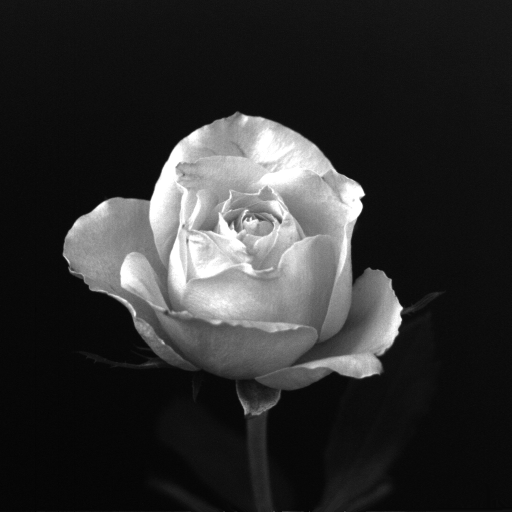
#> input picture rose_1024.tif, 1024 x 1024 px, found by its file name (shown at 1/2 size)
$ jupyter execute tp02.ipynb
#> lines starting #> are read from the running program, lines starting #| are printed output that depends on the picture
[cell 1]
import cv2
from google.colab.patches import cv2_imshow
import numpy as np
import matplotlib.pyplot as plt

[cell 2]
image = cv2.imread('/content/rose_1024.tif')
#> image is the input picture: shape (1024, 1024, 3); min 0, max 255, mean 46.8

if image is not None:
    print("Dimensions de l'image (hauteur, largeur, canaux) :", image.shape)
#| Dimensions de l'image (hauteur, largeur, canaux) : (1024, 1024, 3)
else:
    print("L'image n'a pas pu être chargée. Vérifiez le nom ou le chemin du fichier.")

[cell 3]
image

[cell 4]
image_negative = 255 - image
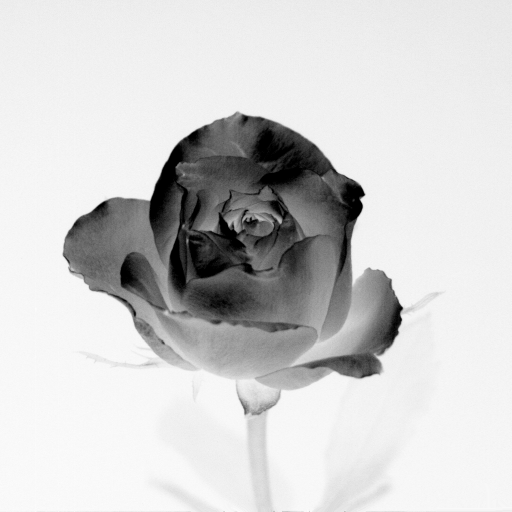
#> image_negative: shape (1024, 1024, 3) (shown at 1/2 size); min 0, max 255, mean 208.2

[cell 5]
plt.subplot(1, 2, 1)
plt.imshow(image, cmap='gray')
plt.title("Image originale")

plt.subplot(1, 2, 2)
plt.imshow(image_negative, cmap='gray')
plt.title("Image inversée (négatif)")

plt.show()
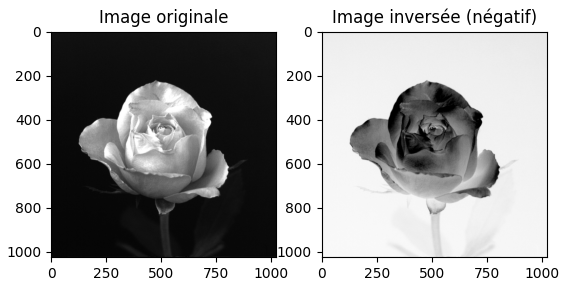
#> figure drawn by matplotlib, 2 panels

[cell 6]
image_to_add = cv2.imread('/content/toAdd.bmp', cv2.IMREAD_GRAYSCALE)
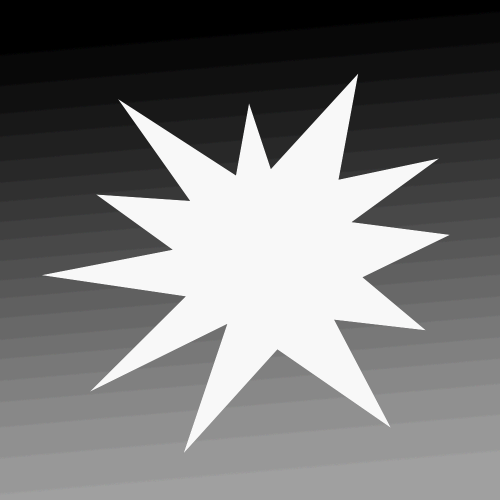
#> input picture toAdd.bmp, 1000 x 1000 px, found by its file name (shown at 1/2 size)
#> image_to_add: shape (1000, 1000); min 0, max 248, mean 117.4
if image_to_add is None:
    print("Error: 'toADD.bmp' could not be found or loaded.")

[cell 7]
image_to_add_color = cv2.cvtColor(image_to_add, cv2.COLOR_GRAY2BGR)

if image.shape != image_to_add_color.shape:
    image_to_add_color = cv2.resize(image_to_add_color, (image.shape[1], image.shape[0]))
#> image_to_add_color: shape (1024, 1024, 3)

image_sum_manual = np.clip(image + image_to_add_color, 0, 255).astype(np.uint8)
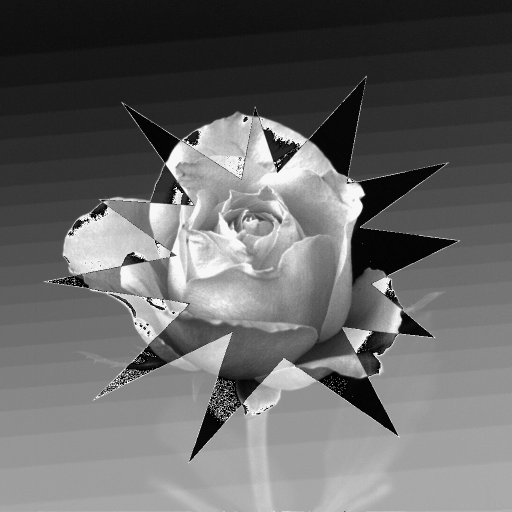
#> image_sum_manual: shape (1024, 1024, 3) (shown at 1/2 size); min 0, max 255, mean 103.7

image_sum_cv2 = cv2.add(image, image_to_add_color)
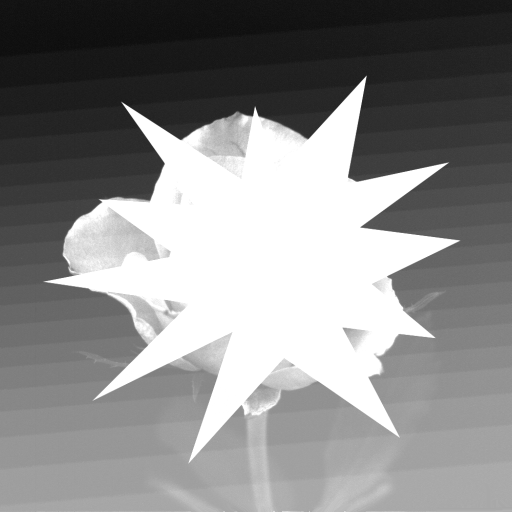
#> image_sum_cv2: shape (1024, 1024, 3) (shown at 1/2 size); min 8, max 255, mean 137.1

cv2_imshow(image_sum_cv2)

[cell 8]
plt.subplot(1, 2, 1)
plt.imshow(image_sum_manual, cmap='gray')
plt.title("Addition (Méthode Manuelle)")

plt.subplot(1, 2, 2)
plt.imshow(image_sum_cv2, cmap='gray')
plt.title("Addition (cv2.add)")

plt.show()

[cell 9]
center = (image.shape[1] // 2, image.shape[0] // 2)
#> center = (512, 512)
angle = 45
scale = 1.0

M = cv2.getRotationMatrix2D(center, angle, scale)

rotated_image = cv2.warpAffine(image, M, (image.shape[1], image.shape[0]))
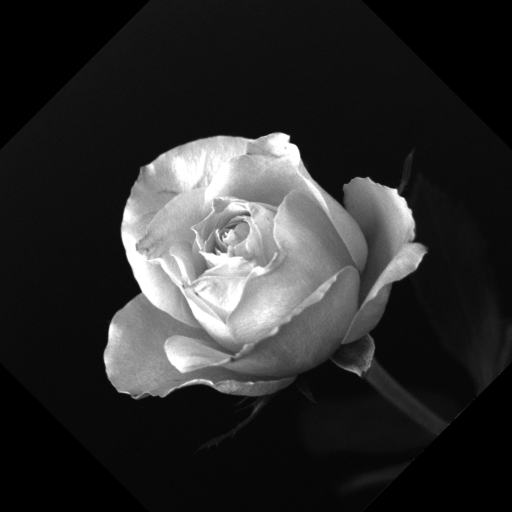
#> rotated_image: shape (1024, 1024, 3) (shown at 1/2 size); min 0, max 255, mean 44.6

cv2_imshow(rotated_image)

# **ROTATION WITHOUT USING OPENCV**

[cell 10]
image = cv2.imread('/content/rose_1024.tif')

height, width = image.shape[:2]
#> height = 1024; width = 1024

center = (width // 2, height // 2)

angle = 45
scale = 1.9
rotation_matrix = cv2.getRotationMatrix2D(center, angle, scale)

cos_val = abs(rotation_matrix[0, 0])
#> cos_val = 1.34
sin_val = abs(rotation_matrix[0, 1])
#> sin_val = 1.34
new_width = int((height * sin_val) + (width * cos_val))
#> new_width = 2751
new_height = int((height * cos_val) + (width * sin_val))
#> new_height = 2751

rotation_matrix[0, 2] += (new_width / 2) - center[0]
rotation_matrix[1, 2] += (new_height / 2) - center[1]

rotated_image = cv2.warpAffine(image, rotation_matrix, (new_width, new_height))
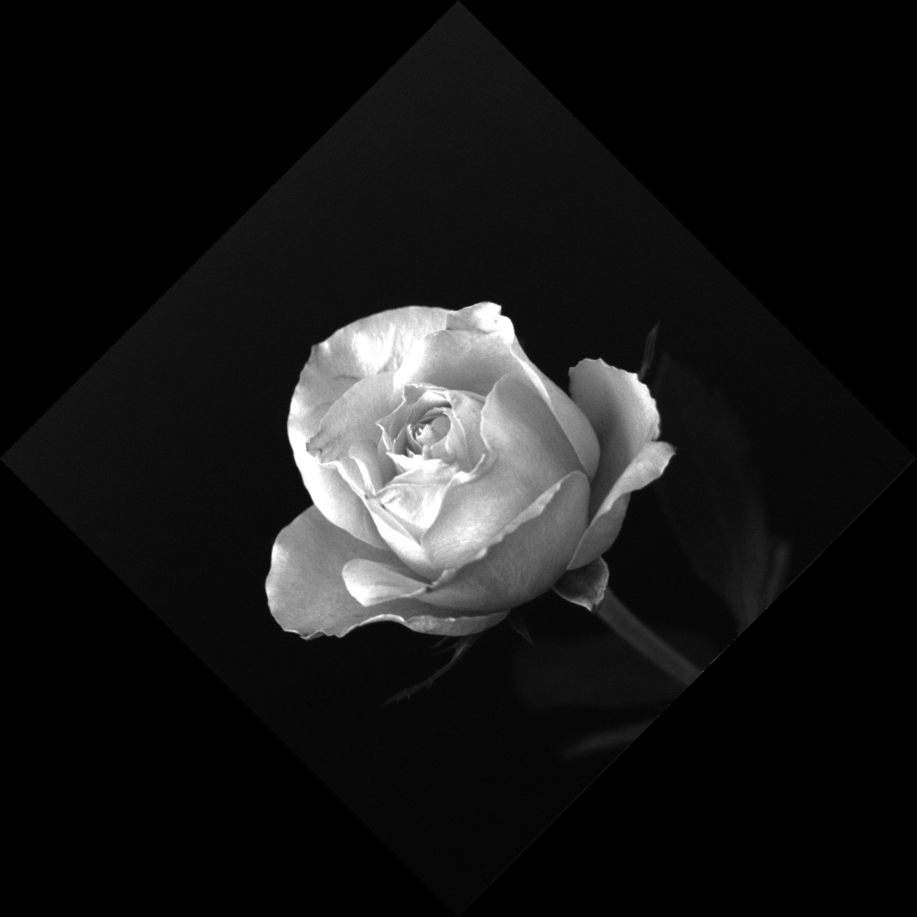
#> rotated_image: shape (2751, 2751, 3) (shown at 1/3 size); min 0, max 255, mean 23.4

rotated_image_rgb = cv2.cvtColor(rotated_image, cv2.COLOR_BGR2RGB)

plt.imshow(rotated_image_rgb)
plt.axis('off')
plt.show()
